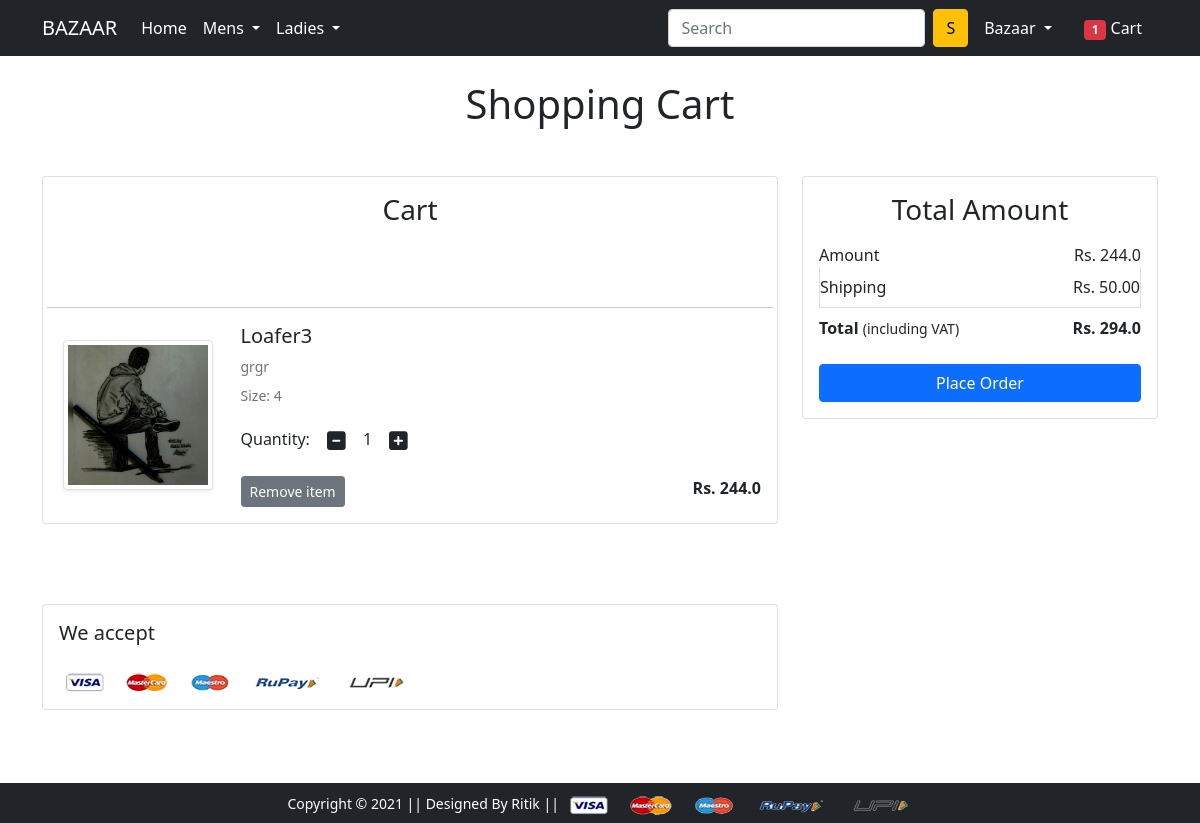
The app's page /cart/ (signed in) with its own data.
### app/models.py (models this page shows, shortened)
class Cart(models.Model):
    user = models.ForeignKey(User, on_delete=models.CASCADE)
    product = models.ForeignKey(Product, on_delete=models.CASCADE)
    size = models.CharField(max_length=2, default="")
    quantity = models.PositiveIntegerField(default=1)

class Product(models.Model):
    title = models.CharField(max_length=100)
    selling_price = models.FloatField()
    discounted_price = models.FloatField()
    description = models.TextField(default='')
    brand = models.CharField(max_length=100)
    category = models.CharField(choices=CATEGORY_CHOICES, max_length=3)
    product_image = models.ImageField(upload_to='productimg')

### app/views.py (the view)
# urls.py: path('cart/', views.show_cart, name='showcart'),
@login_required
def show_cart(request):
    totalitem = 0
    if request.user.is_authenticated:
        totalitem = len(Cart.objects.filter(user=request.user))
        user = request.user
        cart = Cart.objects.filter(user=user)
        amount = 0.0
        shipping_amount = 50.0
        total_amount = 0.0
        cart_product = [p for p in Cart.objects.all() if p.user == user]
        if cart_product:
            for p in cart_product:
                tempamount = (p.quantity * p.product.discounted_price)
                amount += tempamount
                totalamount = amount + shipping_amount
            return render(request, 'app/addtocart.html', {'carts':cart, 'totalamount':totalamount, 'amount': amount, 'totalitem':totalitem})
        else:
            return render(request, 'app/emptycart.html')

### app/templates/app/addtocart.html (shortened to what this page needs)
{% extends 'app/base.html' %}
{% load static %}
{% block main-content %}
<div class="container my-5">
 <div class="row">
  <h1 class="text-center mb-5">Shopping Cart</h1>
  <div class="col-sm-8">
  <div class="card">
   <div class="card-body">
    <h3 align=center>Cart</h3>
    {% for cart in carts %}
    <div class="row">
    <hr>
     <div class="col-sm-3 text-center align-self-center"><img src="{{cart.product.product_image.url}}" alt="" srcset="" class="img-fluid img-thumbnail shadow-sm" height="150" width="150"> </div>
     <div class="col-sm-9">
      <div>
       <h5>{{cart.product.title}}</h5>
       <p class="mb-2 text-muted small">{{cart.product.description}}</p>
        <p class="mb-2 text-muted small">Size: {{cart.size}}</p>
       <div class="my-3">
        <label for="quantity">Quantity:</label>
        <a class="minus-cart btn" pid="{{cart.product.id}}"><i class="fas fa-minus-square fa-lg"></i></a>
          <span id="quantity">{{cart.quantity}}</span>
        <a class="plus-cart btn" pid="{{cart.product.id}}"><i class="fas fa-plus-square fa-lg"></i></a>
       </div>
       <div class="d-flex justify-content-between">
        <a href="#" class="btn btn-sm btn-secondary mr-3 remove-cart" pid="{{cart.product.id}}">Remove item </a>
        <p class="mb-0"><span><strong>Rs. {{cart.product.discounted_price}}</strong></span></p>
       </div>
      </div>
     </div>
    </div>
    {% endfor %}
   </div>
   </div>
  </div>
  <div class="col-sm-4">
   <div class="card">
    <div class="card-body">
      <h3 align=center>Total Amount</h3>
      <ul class="list-group">
       <li class="list-group-item d-flex justify-content-between align-items-center border-0 px-0 pb-0">Amount<span>Rs. <span id="amount">{{amount}}</span></span></li>
       <li class="list-group-item d-flex justify-content-between align-items-center px-0">Shipping<span>Rs. 50.00</span></li>
       <li class="list-group-item d-flex justify-content-between align-items-center border-0 px-0 mb-3">
        <div>
           <strong>Total</strong> <small>(including VAT)</small>
         </div>
         <span><strong>Rs. <strong id="totalamount">{{totalamount}}</strong></strong></span>
       </li>
      </ul>
      <div class="d-grid"><a href="{% url 'checkout' %}" class="btn btn-primary">Place Order</a></div>
    </div>
   </div>
  </div>
 </div>
</div>
<div class="container">
 <div class="row">
  <div class="col-sm-8">
   <div class="card">
    <div class="card-body">
      <h5 class="mb-4">We accept</h5>
      <img src="{% static 'app/images/payment.png' %}" alt="" class="img-fluid">
    </div>
  </div>
  </div>
 </div>
</div>
{% endblock main-content %}

### app/templates/app/base.html (shortened to what this page needs)
{% load static %}
<!doctype html>
<html lang="en">
<head>
  <link href="https://cdn.jsdelivr.net/npm/bootstrap@5.0.0-beta1/dist/css/bootstrap.min.css" rel="stylesheet"
>
  <link rel="stylesheet" href="{% static 'app/css/owl.carousel.min.css' %}">
  <link rel="stylesheet" href="{% static 'app/css/all.min.css' %}">
  <link rel="stylesheet" href="{% static 'app/css/style.css' %}">
</head>
<body>
  <div class="fixed-top">
    <nav class="navbar navbar-expand-lg navbar-dark bg-dark">
      <div class="container">
        <a class="navbar-brand" href="/">BAZAAR</a>
        <div class="collapse navbar-collapse" id="navbarSupportedContent">
          <ul class="navbar-nav me-auto mb-2 mb-lg-0">
            <li class="nav-item">
              <a class="nav-link active" aria-current="page" href="/">Home</a>
            </li>
            <li class="nav-item dropdown">
              <a class="nav-link dropdown-toggle text-white" href="#" id="electronicsDropdown" role="button"
                data-bs-toggle="dropdown" aria-expanded="false">
                Mens
              </a>
            </li>
            <li class="nav-item dropdown">
              <a class="nav-link dropdown-toggle text-white" href="#" id="fashionDropdown" role="button"
                data-bs-toggle="dropdown" aria-expanded="false">
                Ladies
              </a>
            </li>
          </ul>
          <form class="d-flex">
            <input class="form-control me-2" type="search" placeholder="Search" aria-label="Search">
            <button class="btn btn-warning" type="submit">S</button>
          </form>
          <div>
            <ul class="navbar-nav me-auto mb-2 mb-lg-0">
            {% if request.user.is_authenticated %}
              <li class="nav-item dropdown mx-2">
                <a class="nav-link dropdown-toggle text-white" href="#" id="profileDropdown" role="button"
                  data-bs-toggle="dropdown" aria-expanded="false">
                  {{request.user.username|capfirst}}
                </a>
              </li>
              <li class="nav-item mx-2">
                <a href="{% url 'showcart' %}" class="nav-link text-white"><span class="badge bg-danger">{{totalitem}}</span>
                  Cart </a>
              </li>
              {% endif %}
            </ul>
          </div>
        </div>
      </div>
    </nav>
  </div>
  <div class="body1">
    {% block main-content %} {% endblock main-content %}
  </div>
  <footer class="container-fluid bg-dark text-center p-2 mt-5">
    <small class="text-white">Copyright &copy; 2021 || Designed By Ritik || </small>
    <img src="{% static 'app/images/payment.png' %}" alt="" srcset="" class="img-fluid" height="2px">
  </footer>
</body>
</html>

### app/static/app/css/style.css (style rules this page uses)
.body1 { min-height: calc(100vh - 105px - 40px); margin-top: 56px; }
.row { margin-top: 5rem; }
.my-3 { margin-top: 7rem; }
footer { margin-bottom: 0px; }

### records on screen
Cart: product.product_image (picture), product "Loafer3", product.description "grgr", size "4", quantity "1", product.discounted_price "244.0"

### other values on screen
{{ request.user.username|capfirst }} "Bazaar"
{{ totalitem }} "1"
{{ amount }} "244.0"
{{ totalamount }} "294.0"
